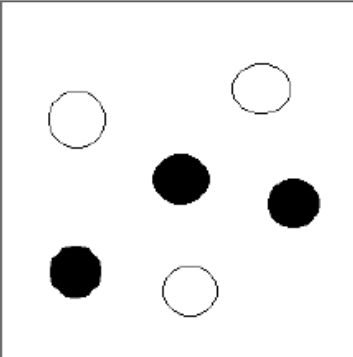
#> input picture opencv_tutorialpoint/A.png, 353 x 357 px, found by its file name
$ python bitwise.py
#> lines starting #> are read from the running program, lines starting #| are printed output that depends on the picture
import cv2
import numpy as np

width = 210
height = 160
img1 = cv2.imread(r'C:\Users\ASUS\Documents\Python\Programs\opencv_tutorialpoint\A.png', 1)
#> img1 is the input picture: shape (357, 353, 3); min 0, max 255, mean 238.9
img2 = cv2.imread(r'C:\Users\ASUS\Documents\Python\Programs\opencv_tutorialpoint\B.png', 1)
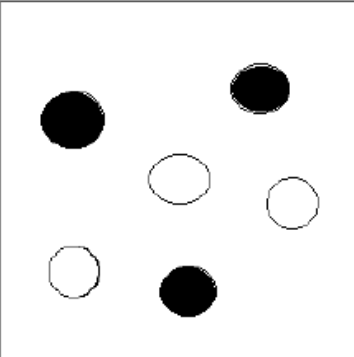
#> input picture opencv_tutorialpoint/B.png, 354 x 357 px, found by its file name
#> img2 is the input picture: shape (357, 354, 3); min 0, max 255, mean 237.5
img1 = cv2.resize(img1, (width, height))
#> img1: shape (160, 210, 3)
img2 = cv2.resize(img2, (width, height))
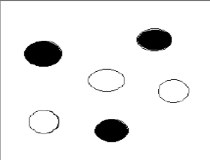
#> img2: shape (160, 210, 3); min 0, max 255, mean 237.4


if img1 is None or img2 is None:
    print("Error: Could not read one of the images.")
    exit()

dest1 = cv2.bitwise_and(img1,img2, mask=None)
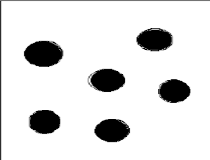
#> dest1: shape (160, 210, 3); min 0, max 255, mean 223.8
dest2 = cv2.bitwise_or(img1,img2, mask=None)
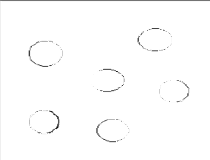
#> dest2: shape (160, 210, 3); min 5, max 255, mean 252.5
dest3 = cv2.bitwise_xor(img1,img2, mask=None)
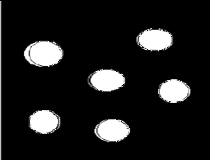
#> dest3: shape (160, 210, 3); min 0, max 255, mean 28.7


cv2.imshow("A",img1)
cv2.imshow("B",img2)
cv2.imshow("AND_Picture",dest1)
cv2.imshow("OR_Picture",dest2)
cv2.imshow("xOR_Picture",dest3)
cv2.imshow("NOT A", cv2.bitwise_not(img1))
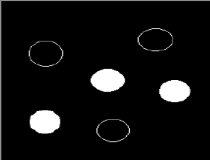
#> window 'NOT A': shape (160, 210, 3); min 0, max 255, mean 16.1
cv2.imshow("NOT B", cv2.bitwise_not(img2))
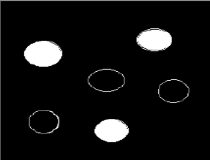
#> window 'NOT B': shape (160, 210, 3); min 0, max 255, mean 17.6

if cv2.waitKey(0) & 0xff == 27:
#> (key Esc is pressed here)
    cv2.destroyAllWindows()
